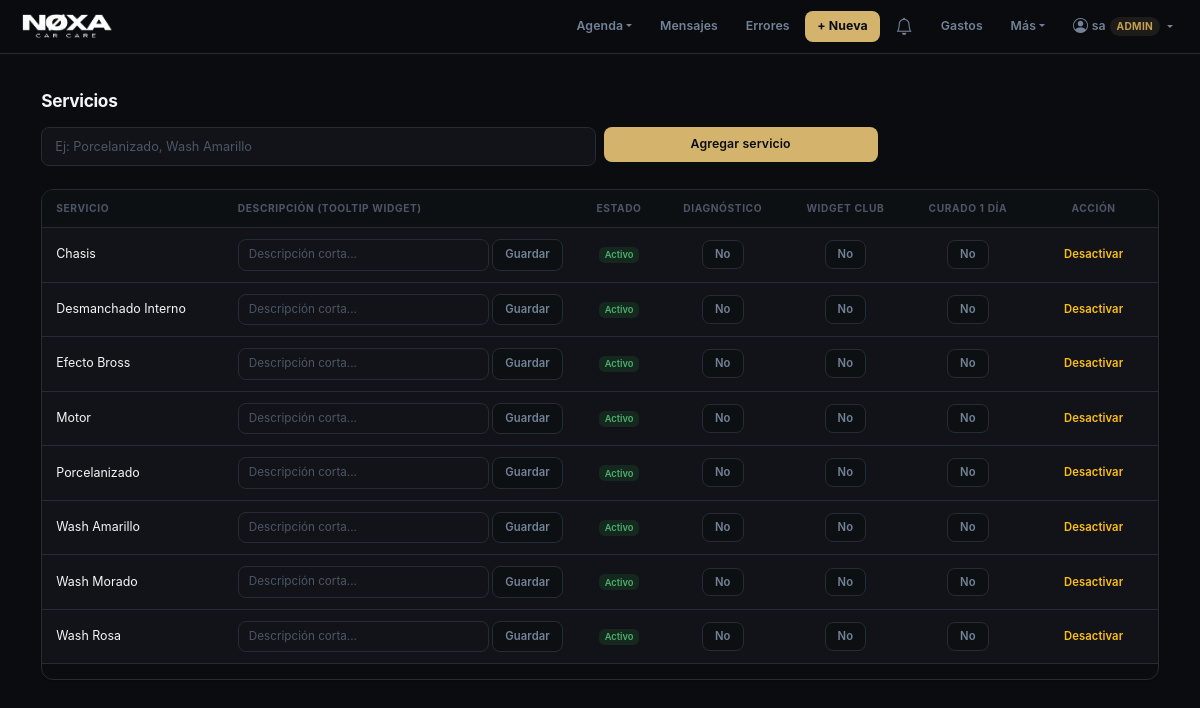
The app's page /services (signed in) with its own data.
### app.py (models this page shows, shortened)
class User(db.Model):
    __tablename__ = "users"
    id           = db.Column(db.Integer, primary_key=True)
    username     = db.Column(db.String(80), nullable=False, unique=True)
    password_hash= db.Column(db.String(256), nullable=False)
    role         = db.Column(db.String(20), nullable=False, default="operario")
    is_active    = db.Column(db.Boolean, default=True)
    created_at   = db.Column(db.DateTime, nullable=False, default=datetime.utcnow)
    must_change_password = db.Column(db.Boolean, default=False)
    salary          = db.Column(db.Integer, default=0)
    is_trial_period = db.Column(db.Boolean, default=False)  # override manual (legado)
    hire_date       = db.Column(db.Date, nullable=True)     # fecha real de ingreso

class Service(db.Model):
    __tablename__ = "services"
    id = db.Column(db.Integer, primary_key=True)
    name = db.Column(db.String(120), nullable=False, unique=True)
    duration_minutes = db.Column(db.Integer, nullable=False)
    is_active = db.Column(db.Boolean, default=True)
    is_diagnostic = db.Column(db.Boolean, nullable=False, default=False)
    is_online_bookable = db.Column(db.Boolean, nullable=False, default=False)
    description = db.Column(db.Text, nullable=True)
    occupies_single_day = db.Column(db.Boolean, nullable=False, default=False)

### app.py (the view, shortened to what this page needs)
@app.route("/services", methods=["GET", "POST"])
def services_view():
    services = Service.query.order_by(Service.name).all()
    return render_template("services.html", services=services)

### app.py (called while the page is built)
@app.context_processor
def inject_user():
    return {"current_user": getattr(g, "current_user", None)}

### templates/services.html
{% extends "base.html" %}
{% block content %}
<div class="container mt-4">
  <h2 class="mb-3">Servicios</h2>
  <form method="POST" class="row g-2 mb-4">
    <div class="col-12 col-md-6">
      <input type="text"
             name="name"
             class="form-control"
             placeholder="Ej: Porcelanizado, Wash Amarillo"
             required>
    </div>
    <div class="col-12 col-md-3">
      <button type="submit" class="btn btn-primary w-100">
        Agregar servicio
      </button>
    </div>
  </form>
  <div class="table-responsive">
    <table class="table table-dark table-hover align-middle">
      <thead>
        <tr>
          <th>Servicio</th>
          <th style="min-width:220px;">Descripción (tooltip widget)</th>
          <th class="text-center">Estado</th>
          <th class="text-center">Diagnóstico</th>
          <th class="text-center">Widget club</th>
          <th class="text-center">Curado 1 día</th>
          <th class="text-center">Acción</th>
        </tr>
      </thead>
      <tbody>
        {% for s in services %}
        <tr>
          <td>{{ s.name }}</td>
          <td>
            <form method="POST" action="{{ url_for('update_service_description', service_id=s.id) }}" class="d-flex gap-1">
              <input type="text" name="description" class="form-control form-control-sm"
                     value="{{ s.description or '' }}" placeholder="Descripción corta...">
              <button type="submit" class="btn btn-sm btn-outline-secondary">Guardar</button>
            </form>
          </td>
          <td class="text-center">
            {% if s.is_active %}
              <span class="badge bg-success">Activo</span>
            {% else %}
              <span class="badge bg-secondary">Inactivo</span>
            {% endif %}
          </td>
          <td class="text-center">
            <form method="POST"
                  action="{{ url_for('toggle_service_diagnostic', service_id=s.id) }}">
              {% if s.is_diagnostic %}
                <button type="submit" class="btn btn-sm btn-outline-info">Sí</button>
              {% else %}
                <button type="submit" class="btn btn-sm btn-outline-secondary">No</button>
              {% endif %}
            </form>
          </td>
          <td class="text-center">
            <form method="POST"
                  action="{{ url_for('toggle_service_online_bookable', service_id=s.id) }}">
              {% if s.is_online_bookable %}
                <button type="submit" class="btn btn-sm btn-outline-success">Sí</button>
              {% else %}
                <button type="submit" class="btn btn-sm btn-outline-secondary">No</button>
              {% endif %}
            </form>
          </td>
          <td class="text-center">
            <form method="POST"
                  action="{{ url_for('toggle_service_single_day', service_id=s.id) }}">
              {% if s.occupies_single_day %}
                <button type="submit" class="btn btn-sm btn-outline-info">Sí</button>
              {% else %}
                <button type="submit" class="btn btn-sm btn-outline-secondary">No</button>
              {% endif %}
            </form>
          </td>
          <td class="text-center">
            <form method="POST"
                  action="{{ url_for('toggle_service', service_id=s.id) }}">
              {% if s.is_active %}
                <button type="submit" class="btn btn-sm btn-outline-warning">
                  Desactivar
                </button>
              {% else %}
                <button type="submit" class="btn btn-sm btn-outline-success">
                  Activar
                </button>
              {% endif %}
            </form>
          </td>
        </tr>
        {% endfor %}
      </tbody>
    </table>
  </div>
</div>
{% endblock %}

### templates/base.html (shortened to what this page needs)
<!doctype html>
<html lang="es">
<head>
  <link href="https://cdn.jsdelivr.net/npm/bootstrap@5.3.3/dist/css/bootstrap.min.css" rel="stylesheet">
  <link href="https://cdn.jsdelivr.net/npm/bootstrap-icons@1.11.3/font/bootstrap-icons.min.css" rel="stylesheet">
</head>
<body>
<nav class="navbar navbar-expand-lg mb-0"
     style="background:rgba(10,12,15,0.95);backdrop-filter:blur(20px);-webkit-backdrop-filter:blur(20px);border-bottom:1px solid var(--border);">
  <div class="container-fluid px-3">
    <a class="navbar-brand"
       href="{{ url_for('whatsapp_inbox') if current_user and current_user.role == 'marketing' else url_for('calendar_view') }}"
       style="padding:0;">
      <img src="{{ url_for('static', filename='img/logotipo.png') }}" alt="Agenda Detailing" class="navbar-logo"
        onerror="this.style.display='none';this.insertAdjacentHTML('afterend','<span class=\'navbar-brand-text\'>Agenda</span>');">
    </a>
    <div class="collapse navbar-collapse justify-content-end" id="navbarContent">
      <div class="d-flex flex-column flex-lg-row align-items-lg-center gap-1 py-2 py-lg-0">
        {% if not current_user or current_user.role not in ('operario', 'marketing') %}
        <div class="dropdown">
          <button class="nav-link-custom border-0 bg-transparent dropdown-toggle"
                  type="button" data-bs-toggle="dropdown" aria-expanded="false">Agenda</button>
        </div>
        {% endif %}
        {% if not current_user or current_user.role != 'operario' %}
        <a class="nav-link-custom" href="{{ url_for('whatsapp_inbox') }}">Mensajes</a>
        {% endif %}
        {% if not current_user or current_user.role not in ('operario', 'marketing') %}
        <a class="nav-link-custom" href="{{ url_for('quality_errors_list') }}">Errores</a>
        <a class="nav-link-custom nav-link-accent" href="{{ url_for('new_appointment') }}">+ Nueva</a>
        {% endif %}
        {% if current_user and current_user.role != 'operario' %}
        <div class="dropdown" id="notifWrap">
          <button class="nav-link-custom border-0 bg-transparent position-relative d-flex align-items-center"
                  type="button" data-bs-toggle="dropdown" data-bs-auto-close="outside"
                  aria-expanded="false" aria-label="Notificaciones" title="Notificaciones">
            <i class="bi bi-bell" style="font-size:1.15rem;"></i>
          </button>
        </div>
        {% endif %}
        {% if not current_user or current_user.role not in ('operario', 'marketing') %}
        <a class="nav-link-custom" href="{{ url_for('expenses_new') }}">Gastos</a>
        {% endif %}
        <div class="dropdown">
          <button class="nav-link-custom border-0 bg-transparent dropdown-toggle"
                  type="button" data-bs-toggle="dropdown" aria-expanded="false">Más</button>
        </div>
        {% if current_user %}
        <div class="dropdown">
          <button class="nav-link-custom border-0 bg-transparent dropdown-toggle d-flex align-items-center gap-1"
                  type="button" data-bs-toggle="dropdown" aria-expanded="false">
            <i class="bi bi-person-circle" style="font-size:1rem;"></i>
            <span>{{ current_user.username }}</span>
            <span style="font-size:0.68rem;padding:2px 7px;border-radius:20px;background:var(--accent-bg);color:var(--accent-dk);font-weight:700;text-transform:uppercase;letter-spacing:0.3px;">{{ current_user.role }}</span>
          </button>
        </div>
        {% endif %}
      </div>
    </div>
  </div>
</nav>
<div class="container-fluid px-3 px-lg-4 pt-3">
  {% block content %}{% endblock %}
</div>
</body>
</html>

### templates/base.html (style rules this page uses)
:root { color-scheme: dark; --bg: #0a0c0f; --bg2: #0d1013; --surface: #111318; --surface2: #1a1d23; --border: #272b35; --border2: rgba(212,180,108,0.25); --text: #f3f5f7; --text2: #728297; --text3: #4c5666; --accent: #d4b46c; --accent-dk: #c4a050; --accent-bg: rgba(212,180,108,0.10); --ink: #f3f5f7; --radius: 12px; --radius-sm: 8px; --shadow: 0 1px 3px rgba(0,0,0,0.4), 0 4px 12px rgba(0,0,0,0.25); --shadow-sm: 0 1px 2px rgba(0,0,0,0.3); }
*, *::before, *::after { box-sizing: border-box; }
html, body { margin: 0; padding: 0; background-color: var(--bg) !important; color: var(--text); font-family: -apple-system, BlinkMacSystemFont, "Segoe UI", sans-serif; -webkit-font-smoothing: antialiased; font-size: 15px; }
.container-fluid, .container { background: transparent !important; }
h1, h2, h3, h4, h5, h6 { color: var(--text); font-weight: 700; letter-spacing: -0.3px; }
h2 { font-size: 1.15rem; }
p, span, td, li { color: var(--text2); }
.navbar-logo { height: 36px; width: auto; display: block; }
.nav-link-custom { color: var(--text2); text-decoration: none; font-size: 0.82rem; font-weight: 600; padding: 6px 12px; border-radius: var(--radius-sm); transition: color 0.15s, background 0.15s; letter-spacing: 0.1px; cursor: pointer; white-space: nowrap; }
.nav-link-accent { color: #0a0c0f !important; background: var(--accent) !important; font-weight: 700; }
.btn { font-size: 0.82rem !important; font-weight: 600 !important; border-radius: var(--radius-sm) !important; padding: 8px 16px !important; transition: all 0.15s !important; box-shadow: none !important; letter-spacing: 0.1px; border: none !important; }
.btn-primary { background: var(--accent) !important; color: #0a0c0f !important; }
.btn-secondary, .btn-outline-secondary { background: var(--bg2) !important; border: 1px solid var(--border) !important; color: var(--text2) !important; }
.btn-sm { padding: 5px 12px !important; font-size: 0.75rem !important; }
.form-control, .form-select { background-color: var(--surface) !important; border: 1.5px solid var(--border) !important; color: var(--text) !important; border-radius: var(--radius-sm) !important; box-shadow: none !important; font-size: 0.85rem !important; padding: 9px 13px !important; transition: border-color 0.15s !important; }
.form-control::placeholder { color: var(--text3) !important; }
.form-control-sm, .form-select-sm { padding: 6px 10px !important; font-size: 0.78rem !important; }
.table-dark { --bs-table-bg: var(--surface) !important; --bs-table-hover-bg: var(--bg) !important; --bs-table-border-color: var(--border) !important; color: var(--text) !important; font-size: 0.83rem; }
.table-dark thead th { background: var(--bg2) !important; color: var(--text3) !important; font-weight: 700 !important; font-size: 0.68rem !important; text-transform: uppercase !important; letter-spacing: 0.6px !important; border-bottom: 1px solid var(--border) !important; padding: 11px 14px !important; }
.table-dark td { padding: 11px 14px !important; vertical-align: middle !important; color: var(--text) !important; border-color: var(--border) !important; }
.table-responsive { border-radius: var(--radius); overflow: hidden; border: 1px solid var(--border); box-shadow: var(--shadow-sm); }
.badge.bg-success { background: rgba(30,126,52,0.20) !important; color: #4caf6e !important; font-weight: 600; }
nav.navbar { position: relative; z-index: 1040; }

### records on screen
User: username "sa", role "ADMIN"
Service: name "Chasis", is_active "Activo", is_diagnostic "No", is_online_bookable "No", occupies_single_day "No"
Service: name "Desmanchado Interno", is_active "Activo", is_diagnostic "No", is_online_bookable "No", occupies_single_day "No"
Service: name "Efecto Bross", is_active "Activo", is_diagnostic "No", is_online_bookable "No", occupies_single_day "No"
Service: name "Motor", is_active "Activo", is_diagnostic "No", is_online_bookable "No", occupies_single_day "No"
Service: name "Porcelanizado", is_active "Activo", is_diagnostic "No", is_online_bookable "No", occupies_single_day "No"
Service: name "Wash Amarillo", is_active "Activo", is_diagnostic "No", is_online_bookable "No", occupies_single_day "No"
Service: name "Wash Morado", is_active "Activo", is_diagnostic "No", is_online_bookable "No", occupies_single_day "No"
Service: name "Wash Rosa", is_active "Activo", is_diagnostic "No", is_online_bookable "No", occupies_single_day "No"
